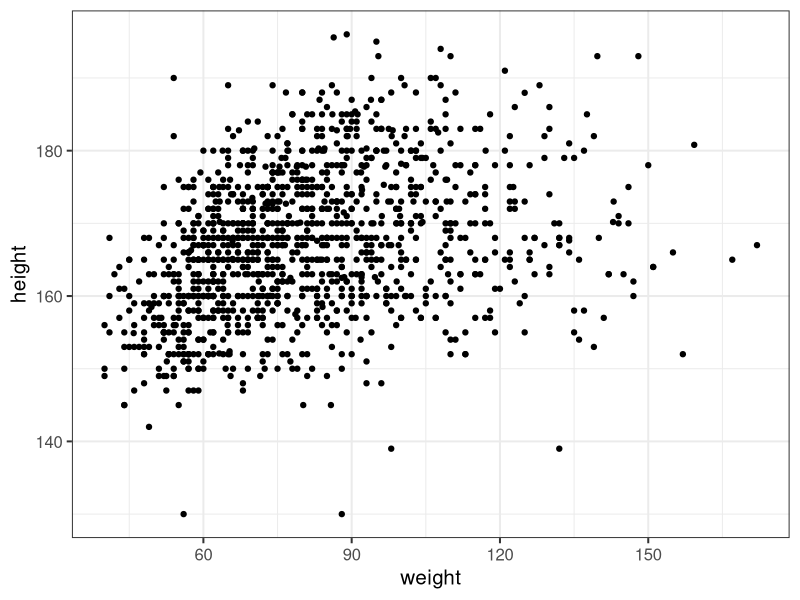
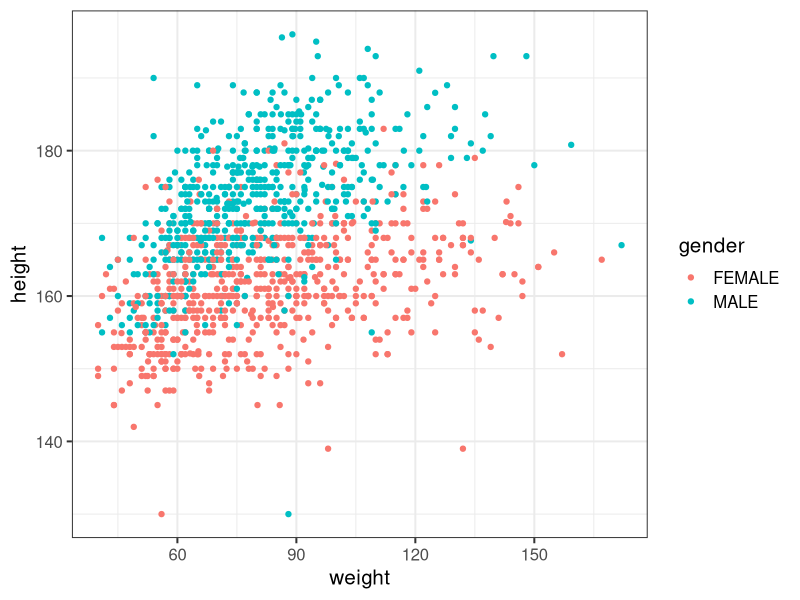
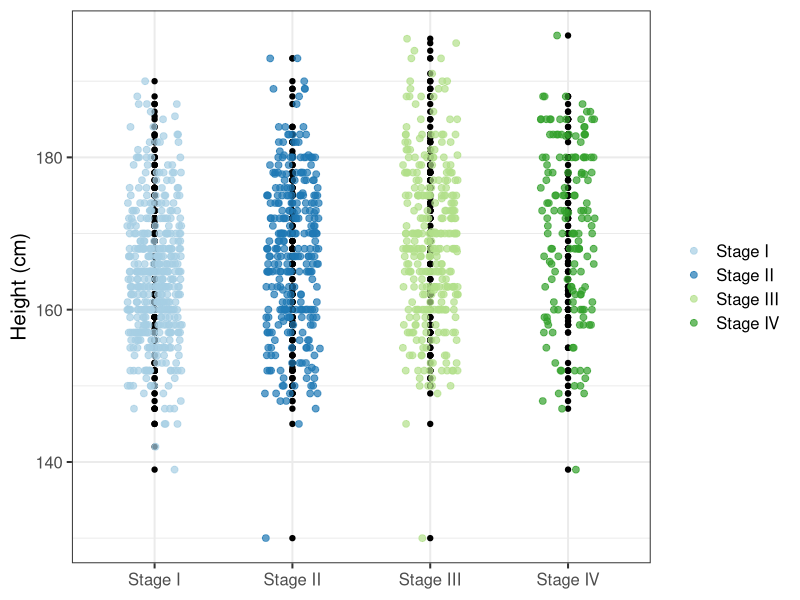
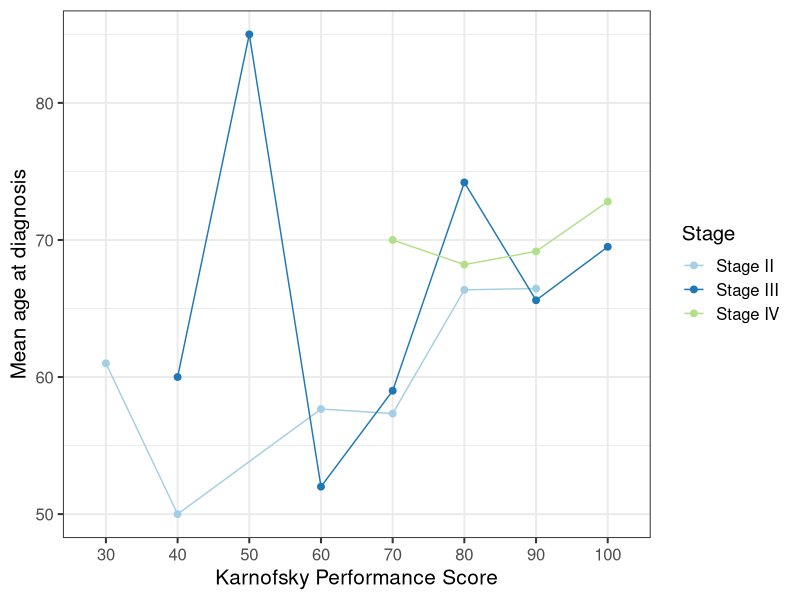
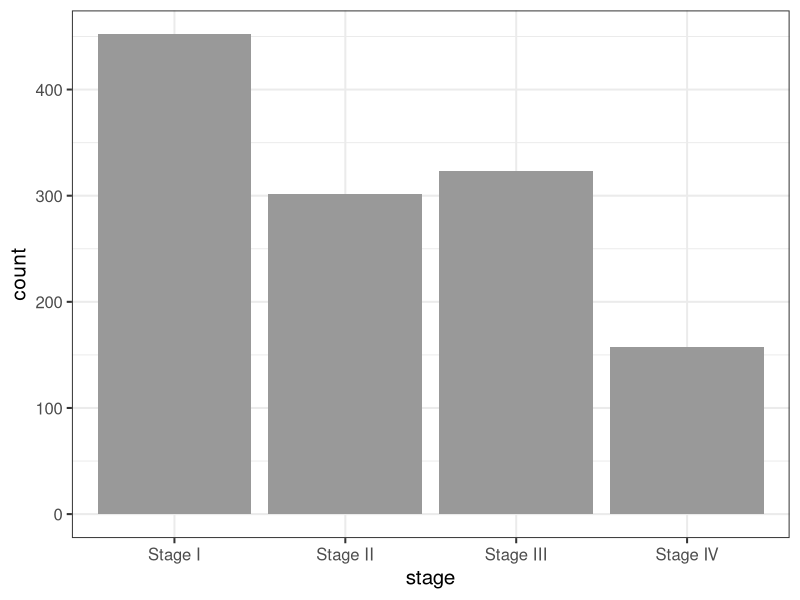
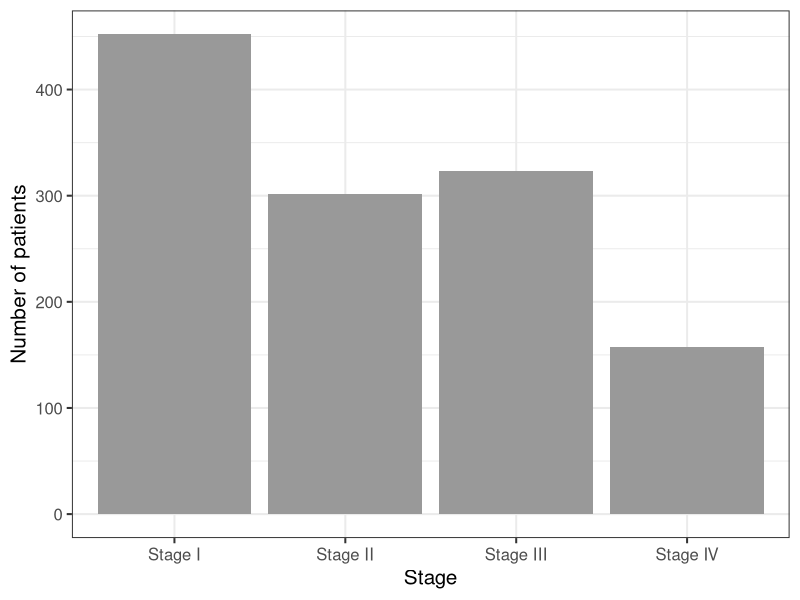
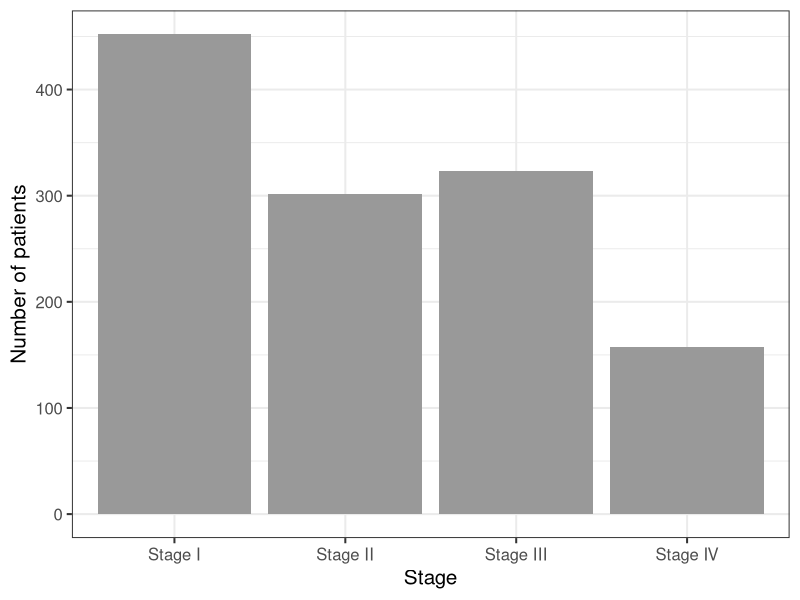
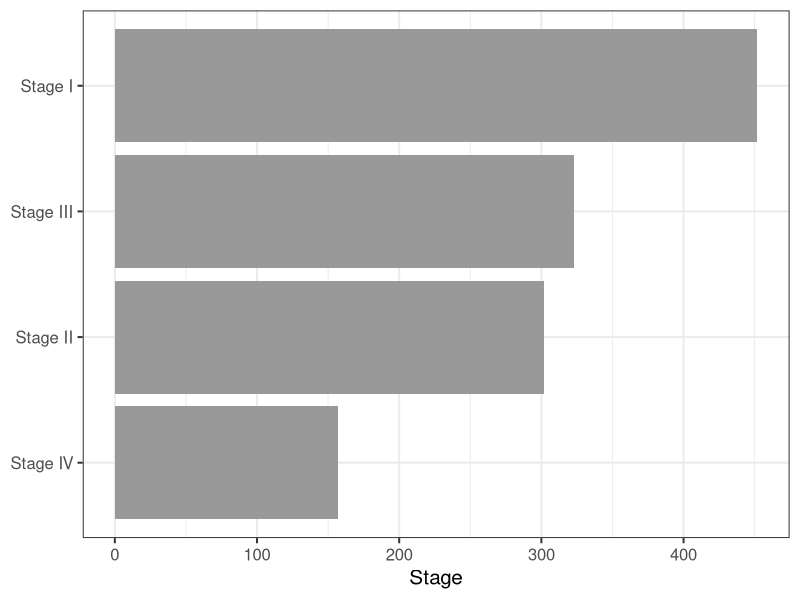

The R script that drew these images, in order:
## ---- chunk 1
knitr::opts_chunk$set(echo = TRUE, fig.height = 4, fig.width = 5, fig.align = "center", warning = FALSE)
## ---- chunk 2
library(tidyverse)
library(patchwork)

tcga_clinical <- read_csv(here::here("data", "tcga-clinical-viz.csv"))

head(tcga_clinical)
## ---- chunk 3
# set theme to theme_bw()
theme_set(theme_bw(base_size = 15))

wt_ht_scatter <- ggplot(
  data = tcga_clinical,
  mapping = aes(x = weight, y = height)) +
  geom_point()

wt_ht_scatter
## ---- chunk 4
wt_ht_scatter_gender <- ggplot(
  data = tcga_clinical,
  mapping = aes(x = weight, y = height, color = gender)) +
  geom_point()

wt_ht_scatter_gender
## ---- chunk 5
tcga_clinical %>% 
  ggplot(mapping = aes(x = stage, y = height)) +
  geom_point() +
  geom_jitter(aes(color = stage), width = 0.2, size = 2, alpha = 0.7) +
  labs(x = NULL, y = "Height (cm)") +
  scale_color_brewer(NULL, palette = "Paired") 
## ---- chunk 6
# mean age
mean_age_kps <- tcga_clinical %>% 
  drop_na(stage, karnofsky_performance_score) %>% 
  group_by(stage, karnofsky_performance_score) %>% 
  summarise(mean_age = mean(age_at_initial_pathologic_diagnosis, na.rm = TRUE))

# plot
mean_age_kps_line <- mean_age_kps %>% 
  ggplot(aes(x = factor(karnofsky_performance_score), y = mean_age, 
             group = stage, color = stage)) +
  geom_point(size = 2) +
  geom_line() +
  scale_x_discrete("Karnofsky Performance Score") +
  scale_y_continuous("Mean age at diagnosis") +
  scale_color_brewer("Stage", palette = "Paired") 

mean_age_kps_line
## ---- chunk 7
tcga_clinical %>% 
  ggplot(aes(x = stage)) +
  geom_bar(fill = "gray60")
## ---- chunk 8
# Count by stage
stage_count <- tcga_clinical %>% 
  count(stage, .drop = TRUE)

# use stat = "identity"
ggplot(data = stage_count, aes(x = stage, y = n)) +
  geom_bar(stat = "identity", fill = "gray60") +
  labs(x = "Stage", y = "Number of patients")
## ---- chunk 9
ggplot(data = stage_count, aes(x = stage, y = n)) +
  geom_col(fill = "gray60") +
  labs(x = "Stage", y = "Number of patients")
## ---- chunk 10
ggplot(data = stage_count, aes(y = fct_reorder(stage, n), x = n)) +
  geom_bar(stat = "identity", fill = "gray60") +
  labs(x = "Stage", y = NULL) 
## ---- chunk 11
groupedbar_gender <- tcga_clinical %>% 
  ggplot(aes(x = stage, fill = gender)) +
  geom_bar(position = "dodge") +
  labs(x = NULL, y = "Number of patients") +
  scale_fill_viridis_d(NULL)

groupedbar_gender
## ---- chunk 12
stackedbar_gender <- tcga_clinical %>% 
  ggplot(aes(x = stage, fill = gender)) +
  geom_bar(position = "stack") +
  labs(x = NULL, y = "Number of patients") +
  scale_fill_viridis_d(NULL)

stackedbar_gender
## ---- chunk 13
boxplot_gender <- ggplot(
  data = tcga_clinical, 
  aes(x = stage, y = weight, fill = gender)) +
  geom_boxplot() +
  labs(x = NULL, y = "Weight (kg)") +
  scale_fill_brewer(palette = "Dark2")

boxplot_gender
## ---- chunk 14
hist_age <- ggplot(tcga_clinical, aes(x = age_at_initial_pathologic_diagnosis)) +
  geom_histogram(fill = "gray60", color = "gray80") +
  labs(x = "Age at diagnosis")

hist_age
## ---- chunk 15
ggplot(
  tcga_clinical, 
  aes(x = height, fill = gender)) +
  geom_density(alpha = 0.8, color = "transparent") +
  labs(x = "Height (cm)") +
  scale_fill_viridis_d(NULL) 
## ---- chunk 16
# combine two plots horizontally
wt_ht_scatter + mean_age_kps_line
## ---- chunk 17
# stack two plots
boxplot_gender / hist_age
## ---- chunk 18
patch <- mean_age_kps_line / (wt_ht_scatter | hist_age)

patch
## ---- chunk 19
(boxplot_gender / (wt_ht_scatter | hist_age)) +
  plot_annotation(
    title = "Combining three plots",
    subtitle = "Annotating each plot",
    caption = "Data source: TCGA data",
    tag_levels = "A", tag_suffix = ".")
## ---- chunk 20
mean_age_kps_line / (wt_ht_scatter | hist_age) & theme_gray()
## ---- chunk 21
(mean_age_kps_line / (wt_ht_scatter | hist_age)) * theme_gray()
## ---- chunk 22
(groupedbar_gender | (stackedbar_gender / hist_age)) +
  plot_layout(guides = "collect")
